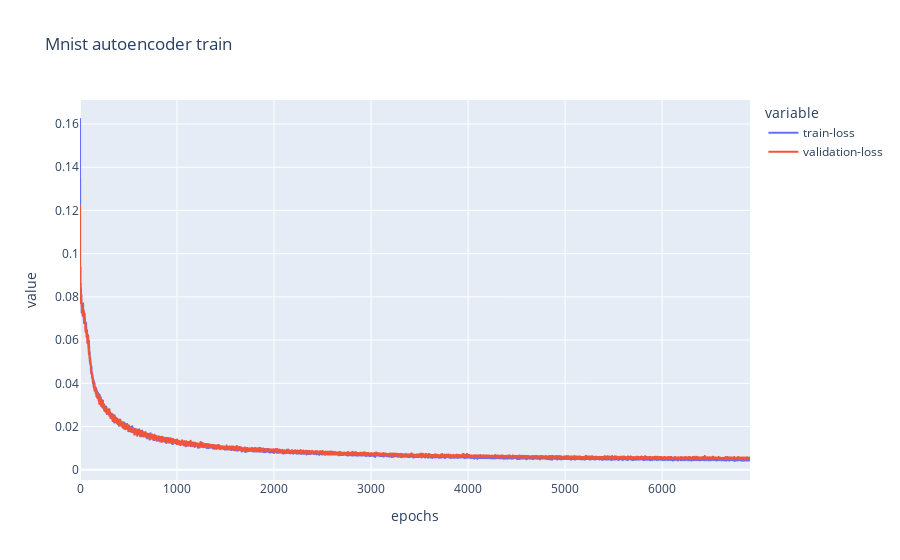

The cell this chart's notebook holds for it:
### Code cell
stats = mnist.fit_autoencoder(
    epochs=10_000,
    batch_size=256,
    loss_criterion="MSELoss",
    early_stop_cont=750,
    verbose=True,
    info="Mnist autoencoder train"
)
stats[5:].plot_loss()

### Figure 1 — Plotly figure (JSON) as saved in the notebook; plotly's stock layout.template omitted (floating-point values rounded to 4 significant figures; data arrays with more than 128 entries replaced by an {"elided": "..."} marker saying what was removed)
{"data": [{"hovertemplate": "variable=train-loss<br>epochs=%{x}<br>value=%{y}<extra></extra>", "legendgroup": "train-loss", "line": {"color": "#636efa", "dash": "solid"}, "marker": {"symbol": "circle"}, "mode": "lines", "name": "train-loss", "showlegend": true, "type": "scattergl", "x": {"elided": "6907 int values"}, "xaxis": "x", "y": {"elided": "6907 float values"}, "yaxis": "y"}, {"hovertemplate": "variable=validation-loss<br>epochs=%{x}<br>value=%{y}<extra></extra>", "legendgroup": "validation-loss", "line": {"color": "#EF553B", "dash": "solid"}, "marker": {"symbol": "circle"}, "mode": "lines", "name": "validation-loss", "showlegend": true, "type": "scattergl", "x": {"elided": "6907 int values"}, "xaxis": "x", "y": {"elided": "6907 float values"}, "yaxis": "y"}], "layout": {"legend": {"title": {"text": "variable"}, "tracegroupgap": 0}, "title": {"text": "Mnist autoencoder train"}, "xaxis": {"anchor": "y", "domain": [0, 1], "title": {"text": "epochs"}}, "yaxis": {"anchor": "x", "domain": [0, 1], "title": {"text": "value"}}}}
